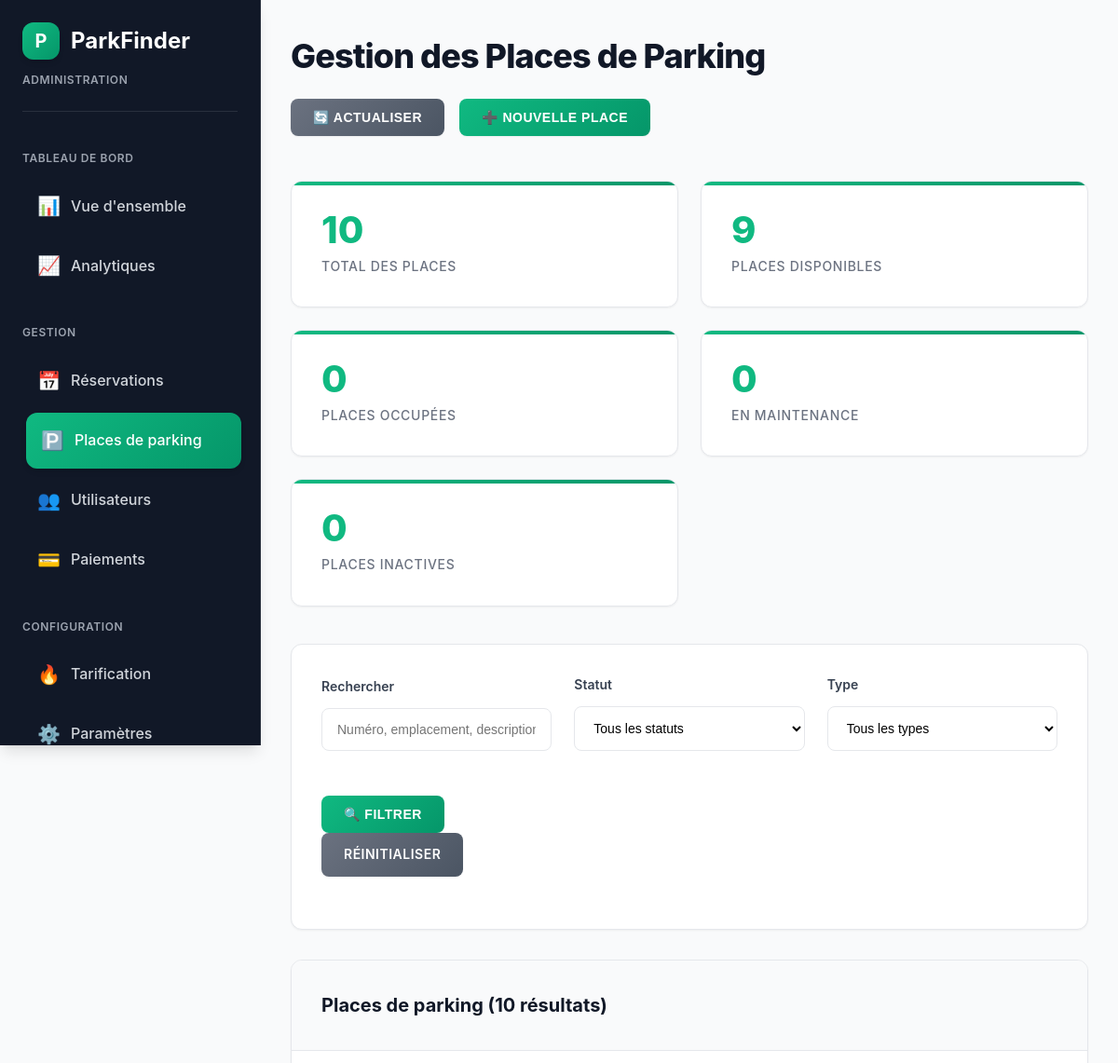
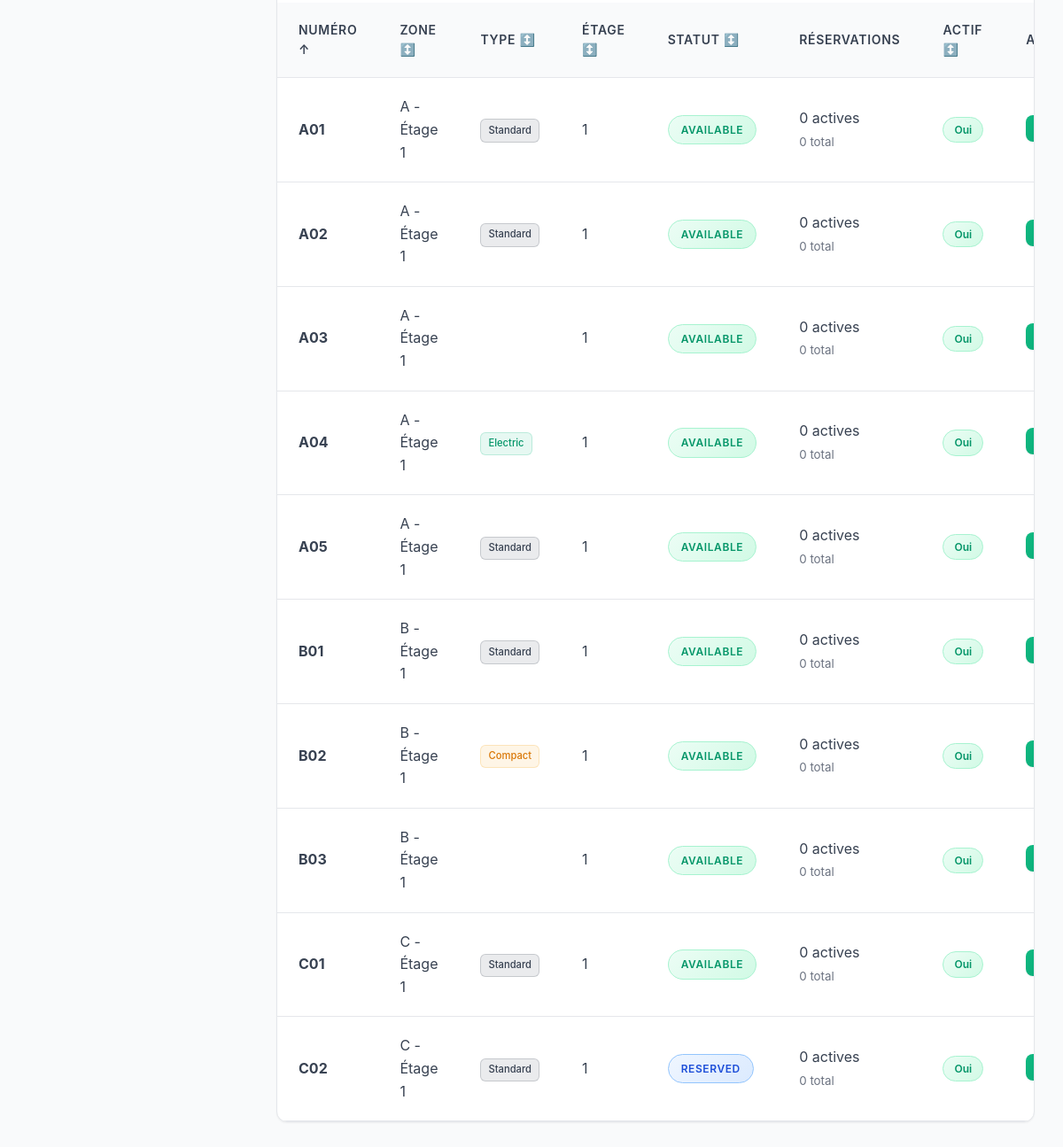
/public/admin-parking-spots.php (signed in), run on an earlier commit of the app's database (2 pictures, top to bottom).
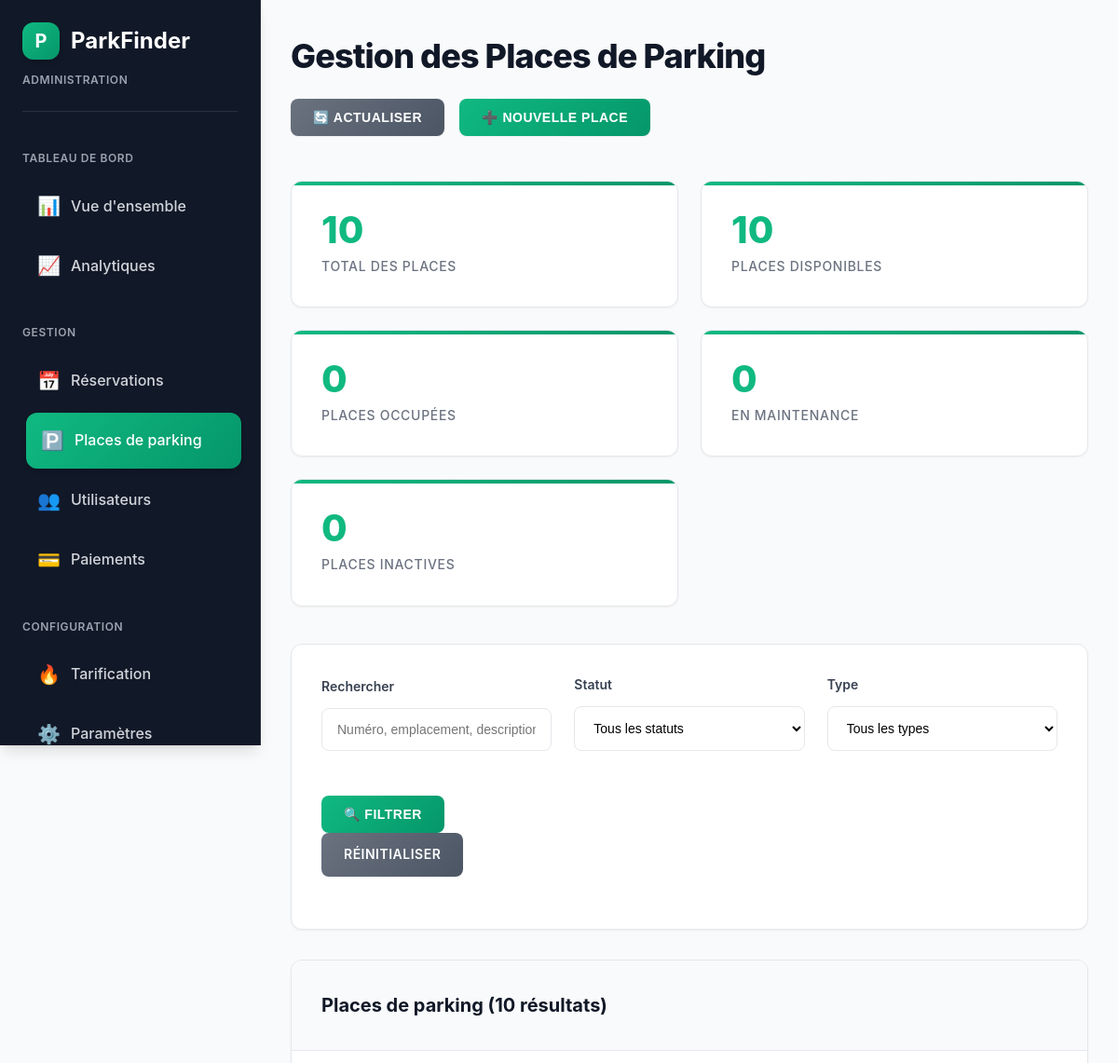
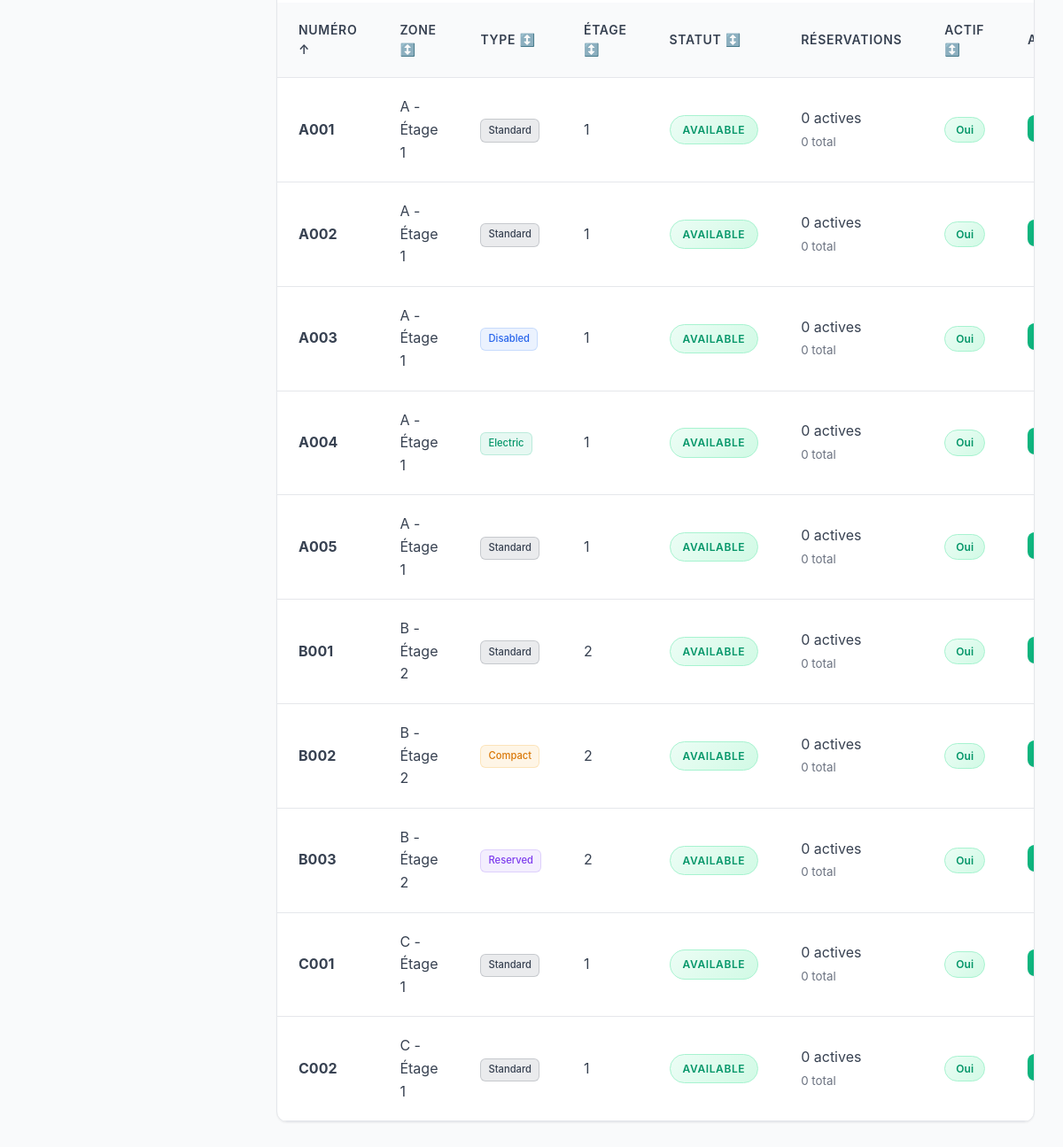
And on a later commit of the database (2 pictures, top to bottom).
### tables this page shows
CREATE TABLE IF NOT EXISTS parking_spots (
    spot_id INT AUTO_INCREMENT PRIMARY KEY,
    spot_number VARCHAR(10) UNIQUE NOT NULL,
    spot_type ENUM('standard', 'disabled', 'reserved', 'electric', 'compact') DEFAULT 'standard',
    status ENUM('available', 'occupied', 'maintenance', 'reserved') DEFAULT 'available',
    floor_level INT DEFAULT 1,
    zone_section VARCHAR(10) DEFAULT 'A',
    length_cm INT DEFAULT 500,
    width_cm INT DEFAULT 250,
    description TEXT,
    is_active BOOLEAN DEFAULT TRUE,
    created_at TIMESTAMP DEFAULT CURRENT_TIMESTAMP,
    updated_at TIMESTAMP DEFAULT CURRENT_TIMESTAMP ON UPDATE CURRENT_TIMESTAMP
);

### public/admin-parking-spots.php (the view, shortened to what this page needs)
<?php
$config = [
    'db_host' => 'localhost',
    'db_name' => 'parking_management_system',
    'db_user' => 'root',
    'db_pass' => ''
];
try {
    $pdo = new PDO("mysql:host={$config['db_host']};dbname={$config['db_name']}", $config['db_user'], $config['db_pass']);
    $pdo->setAttribute(PDO::ATTR_ERRMODE, PDO::ERRMODE_EXCEPTION);
} catch (Exception $e) {
    die("Erreur de connexion à la base de données: " . $e->getMessage());
}
$search = $_GET['search'] ?? '';
$sort_field = $_GET['sort'] ?? 'spot_number';
$sort_order = $_GET['order'] ?? 'ASC';
$status_filter = $_GET['status'] ?? '';
$type_filter = $_GET['type'] ?? '';
$page = max(1, intval($_GET['page'] ?? 1));
$per_page = 20;
$offset = ($page - 1) * $per_page;
$sort_order = strtoupper($sort_order) === 'DESC' ? 'DESC' : 'ASC';
$where_conditions = ['1=1'];
$params = [];
$where_clause = implode(' AND ', $where_conditions);
try {
    $count_query = "SELECT COUNT(*) FROM parking_spots WHERE $where_clause";
    $stmt = $pdo->prepare($count_query);
    $stmt->execute($params);
    $total_records = $stmt->fetchColumn();
    $query = "
        SELECT ps.*,
               COUNT(r.reservation_id) as total_reservations,
               SUM(CASE WHEN r.status IN ('active', 'confirmed') THEN 1 ELSE 0 END) as active_reservations
        FROM parking_spots ps
        LEFT JOIN reservations r ON ps.spot_id = r.spot_id
        WHERE $where_clause
        GROUP BY ps.spot_id
        ORDER BY $sort_field $sort_order
        LIMIT $per_page OFFSET $offset
    ";
    $stmt = $pdo->prepare($query);
    $stmt->execute($params);
    $parking_spots = $stmt->fetchAll(PDO::FETCH_ASSOC);
    $stats_query = "
        SELECT
            COUNT(*) as total_spots,
            SUM(CASE WHEN status = 'available' AND is_active = 1 THEN 1 ELSE 0 END) as available_spots,
            SUM(CASE WHEN status = 'occupied' THEN 1 ELSE 0 END) as occupied_spots,
            SUM(CASE WHEN status = 'maintenance' THEN 1 ELSE 0 END) as maintenance_spots,
            SUM(CASE WHEN is_active = 0 THEN 1 ELSE 0 END) as inactive_spots
        FROM parking_spots
    ";
    $stmt = $pdo->query($stats_query);
    $stats = $stmt->fetch(PDO::FETCH_ASSOC);
} catch (Exception $e) {
    $message = "Erreur lors de la récupération des données: " . $e->getMessage();
    $messageType = 'error';
    $parking_spots = [];
    $stats = [];
}
function getSortLink($field, $current_field, $current_order, $search, $status_filter, $type_filter) {
    $new_order = ($field === $current_field && $current_order === 'ASC') ? 'DESC' : 'ASC';
    $params = [
        'sort' => $field,
        'order' => $new_order,
        'search' => $search,
        'status' => $status_filter,
        'type' => $type_filter
    ];
    return 'admin-parking-spots.php?' . http_build_query(array_filter($params));
}
function getSortIcon($field, $current_field, $current_order) {
    if ($field !== $current_field) return '↕️';
    return $current_order === 'ASC' ? '↑' : '↓';
}
?>
<!DOCTYPE html>
<html lang="fr">
<head>
    <link rel="stylesheet" href="assets/css/admin-dashboard.css">
    <link rel="stylesheet" href="assets/css/admin-parking-spots.css">
</head>
<body>
    <div class="admin-layout">
        <aside class="admin-sidebar">
            <div class="sidebar-header">
                <div class="logo">
                    <div class="logo-icon">P</div>
                    <span class="logo-text">ParkFinder</span>
                </div>
                <div class="admin-badge">ADMINISTRATION</div>
            </div>            <nav class="sidebar-nav">
                <div class="nav-section">
                    <div class="nav-title">TABLEAU DE BORD</div>
                    <a href="admin-dashboard.php" class="nav-item">
                        <span class="nav-icon">📊</span>
                        <span class="nav-text">Vue d'ensemble</span>
                    </a>
                    <a href="admin-analytics.php" class="nav-item">
                        <span class="nav-icon">📈</span>
                        <span class="nav-text">Analytiques</span>
                    </a>
                </div>
                <div class="nav-section">
                    <div class="nav-title">GESTION</div>
                    <a href="admin-reservations.php" class="nav-item">
                        <span class="nav-icon">📅</span>
                        <span class="nav-text">Réservations</span>
                    </a>
                    <a href="admin-parking-spots.php" class="nav-item active">
                        <span class="nav-icon">🅿️</span>
                        <span class="nav-text">Places de parking</span>
                    </a>
                    <a href="admin-users.php" class="nav-item">
                        <span class="nav-icon">👥</span>
                        <span class="nav-text">Utilisateurs</span>
                    </a>
                    <a href="admin-payments.php" class="nav-item">
                        <span class="nav-icon">💳</span>
                        <span class="nav-text">Paiements</span>
                    </a>
                </div>
                <div class="nav-section">
                    <div class="nav-title">CONFIGURATION</div>
                    <a href="admin-tarification.php" class="nav-item">
                        <span class="nav-icon">🔥</span>
                        <span class="nav-text">Tarification</span>
                    </a>
                    <a href="admin-settings.php" class="nav-item">
                        <span class="nav-icon">⚙️</span>
                        <span class="nav-text">Paramètres</span>
                    </a>
                </div>
            </nav>
        </aside>
        <main class="admin-main">
            <div class="admin-header">
                <h1>Gestion des Places de Parking</h1>
                <div class="admin-actions">
                    <button class="btn btn-secondary" onclick="location.reload()">
                        🔄 Actualiser
                    </button>
                    <button class="btn" onclick="openModal('createModal')">
                        ➕ Nouvelle place
                    </button>
                </div>
            </div>
            <div class="stats-grid">
                <div class="stat-card">
                    <div class="stat-number"><?= $stats['total_spots'] ?? 0 ?></div>
                    <div class="stat-label">Total des places</div>
                </div>
                <div class="stat-card">
                    <div class="stat-number"><?= $stats['available_spots'] ?? 0 ?></div>
                    <div class="stat-label">Places disponibles</div>
                </div>
                <div class="stat-card">
                    <div class="stat-number"><?= $stats['occupied_spots'] ?? 0 ?></div>
                    <div class="stat-label">Places occupées</div>
                </div>
                <div class="stat-card">
                    <div class="stat-number"><?= $stats['maintenance_spots'] ?? 0 ?></div>
                    <div class="stat-label">En maintenance</div>
                </div>                <div class="stat-card">
                    <div class="stat-number"><?= $stats['inactive_spots'] ?? 0 ?></div>
                    <div class="stat-label">Places inactives</div>
                </div>
            </div>
            <div class="filters-section">
                <form method="GET" class="filters-grid">
                    <div class="form-group">
                        <label for="search">Rechercher</label>
                        <input type="text" id="search" name="search" value="<?= htmlspecialchars($search) ?>"
                               placeholder="Numéro, emplacement, description...">
                    </div>
                    <div class="form-group">
                        <label for="status">Statut</label>
                        <select id="status" name="status">
                            <option value="">Tous les statuts</option>
                        </select>
                    </div>
                    <div class="form-group">                        <label for="type">Type</label>
                        <select id="type" name="type">
                            <option value="">Tous les types</option>
                        </select>
                    </div>
                    <div class="form-group">
                        <button type="submit" class="btn">🔍 Filtrer</button>
                        <a href="admin-parking-spots.php" class="btn btn-secondary">Réinitialiser</a>
                    </div>
                </form>
            </div>
            <div class="table-container">
                <div class="table-header">
                    <h3>Places de parking (<?= $total_records ?> résultats)</h3>
                </div>
                <table class="data-table">
                    <thead>
                        <tr>                            <th>
                                <a href="<?= getSortLink('spot_number', $sort_field, $sort_order, $search, $status_filter, $type_filter) ?>" class="sort-header">
                                    Numéro <?= getSortIcon('spot_number', $sort_field, $sort_order) ?>
                                </a>
                            </th>
                            <th>
                                <a href="<?= getSortLink('zone_section', $sort_field, $sort_order, $search, $status_filter, $type_filter) ?>" class="sort-header">
                                    Zone <?= getSortIcon('zone_section', $sort_field, $sort_order) ?>
                                </a>
                            </th>
                            <th>
                                <a href="<?= getSortLink('spot_type', $sort_field, $sort_order, $search, $status_filter, $type_filter) ?>" class="sort-header">
                                    Type <?= getSortIcon('spot_type', $sort_field, $sort_order) ?>
                                </a>
                            </th>
                            <th>
                                <a href="<?= getSortLink('floor_level', $sort_field, $sort_order, $search, $status_filter, $type_filter) ?>" class="sort-header">
                                    Étage <?= getSortIcon('floor_level', $sort_field, $sort_order) ?>
                                </a>
                            </th>
                            <th>
                                <a href="<?= getSortLink('status', $sort_field, $sort_order, $search, $status_filter, $type_filter) ?>" class="sort-header">
                                    Statut <?= getSortIcon('status', $sort_field, $sort_order) ?>
                                </a>
                            </th>
                            <th>Réservations</th>
                            <th>
                                <a href="<?= getSortLink('is_active', $sort_field, $sort_order, $search, $status_filter, $type_filter) ?>" class="sort-header">
                                    Actif <?= getSortIcon('is_active', $sort_field, $sort_order) ?>
                                </a>
                            </th>
                            <th>Actions</th>
                        </tr>
                    </thead>
                    <tbody>
                        <?php if (empty($parking_spots)): ?>                            <tr>
                                <td colspan="8" style="text-align: center; padding: 2rem; color: var(--text-muted);">
                                    Aucune place de parking trouvée
                                </td>
                            </tr><?php else: ?>                            <?php foreach ($parking_spots as $spot): ?>
                                <tr>
                                    <td><strong><?= htmlspecialchars($spot['spot_number'] ?? 'N/A') ?></strong></td>
                                    <td><?= htmlspecialchars($spot['zone_section'] ?? 'N/A') ?> - Étage <?= $spot['floor_level'] ?? 1 ?></td>
                                    <td><span class="type-badge type-<?= $spot['spot_type'] ?? 'standard' ?>"><?= ucfirst($spot['spot_type'] ?? 'standard') ?></span></td>
                                    <td><?= $spot['floor_level'] ?? 1 ?></td>
                                    <td>
                                        <span class="status-badge status-<?= $spot['status'] ?? 'available' ?>">
                                            <?= ucfirst($spot['status'] ?? 'available') ?>
                                        </span>
                                    </td>
                                    <td>
                                        <span><?= $spot['active_reservations'] ?? 0 ?> actives</span><br>
                                        <small style="color: var(--text-muted);"><?= $spot['total_reservations'] ?? 0 ?> total</small>
                                    </td>
                                    <td>
                                        <span class="active-badge active-<?= ($spot['is_active'] ?? 1) ? 'yes' : 'no' ?>">
                                            <?= ($spot['is_active'] ?? 1) ? 'Oui' : 'Non' ?>
                                        </span>
                                    </td>
                                    <td class="actions-cell">
                                        <button class="btn btn-small" onclick="editSpot(<?= htmlspecialchars(json_encode($spot)) ?>)">
                                        </button>
                                    </td>
                                </tr>
                            <?php endforeach; ?>
                        <?php endif; ?>
                    </tbody>
                </table>
            </div>
        </main>
    </div>
</body>
</html>

What changed in the data, as far as the page shows it:
changed parking_spots (number 1 of 10 on the later page): spot_number "A01" → "A001"
changed parking_spots (number 2 of 10 on the later page): spot_number "A02" → "A002"
changed parking_spots: spot_number "A03" → "A003"; spot_type (not shown) → "Disabled"
changed parking_spots "Electric": spot_number "A04" → "A004"
changed parking_spots (number 5 of 10 on the later page): spot_number "A05" → "A005"
changed parking_spots (number 6 of 10 on the later page): spot_number "B01" → "B001"; floor_level "1" → "2"
changed parking_spots "Compact": spot_number "B02" → "B002"; floor_level "1" → "2"
changed parking_spots: spot_number "B03" → "B003"; floor_level "1" → "2"; spot_type (not shown) → "Reserved"
changed parking_spots (number 9 of 10 on the later page): spot_number "C01" → "C001"
changed parking_spots (number 10 of 10 on the later page): spot_number "C02" → "C002"; status "RESERVED" → "AVAILABLE"
Also different on the page:
$stats['available_spots']: "9" → "10"
